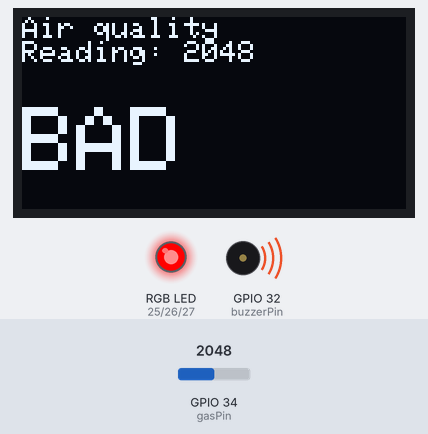
A sketch run on a simulated ESP32. Parts: 128×64 one-colour display, an RGB LED mixed from three pins (HIGH = lit), buzzer (waves = sounding, pin HIGH). The test bench sets the inputs (shaded band); at power-on: GPIO 34 (gasPin) = 2048. What the sketch prints to the serial monitor is not drawn.

Above: at 1.3 s.
1.4 s: GPIO 34 (gasPin) set to 1543
At 2.6 s:
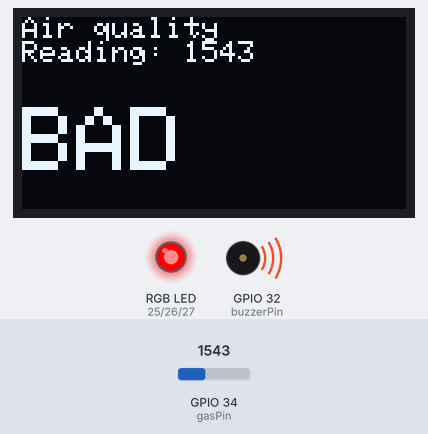
3.1 s: GPIO 34 (gasPin) set to 1469
At 4.2 s:
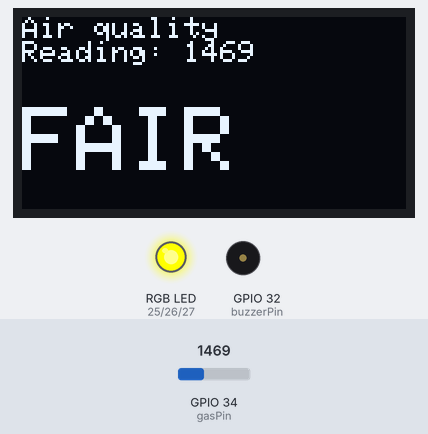
4.7 s: GPIO 34 (gasPin) set to 950
At 5.8 s:
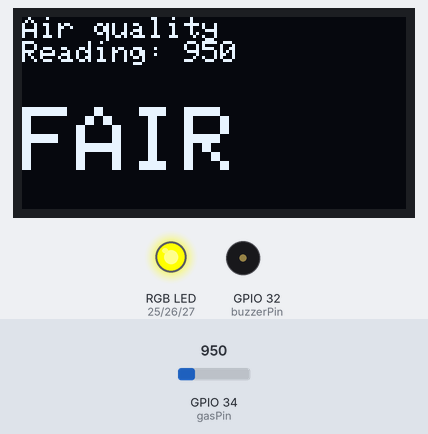
6.2 s: GPIO 34 (gasPin) set to 859
At 7.4 s:
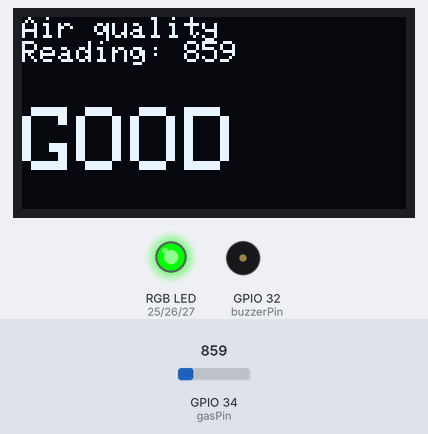
Timing chart, 0 to 8.8 s (numbered marks = the images above; inputs shaded):
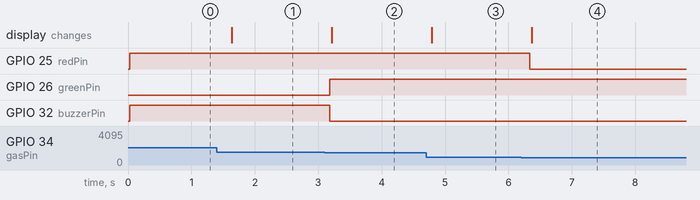

The sketch:

airquality.ino
```cpp
// বাতাসের মান (Air quality monitor) — ESP32 বোর্ড
// MQ-135 দিয়ে বাতাস মাপো: ভালো হলে সবুজ, মাঝারি হলে হলুদ, খারাপ হলে লাল আর বাজার।
// MQ-135: VCC→VIN, GND→GND। AO থেকে ১০ kΩ হয়ে D34-এ, D34 থেকে ১০ kΩ হয়ে GND-তে।
// OLED: GND→GND, VCC→3V3, SCL→D22, SDA→D21।
// RGB LED: R, G, B প্রতিটা ২২০ Ω হয়ে D25, D26, D27-এ; − পা GND-তে। বাজার: +→D32, −→GND।

#include <Wire.h>
#include <Adafruit_GFX.h>
#include <Adafruit_SSD1306.h>

const int gasPin = 34;
const int redPin = 25;
const int greenPin = 26;
const int bluePin = 27;
const int buzzerPin = 32;
const int FAIR_LEVEL = 900;        // এর বেশি: মাঝারি
const int BAD_LEVEL = 1500;        // এর বেশি: খারাপ
Adafruit_SSD1306 display(128, 64, &Wire, -1);
int lastLevel = -1;

void colour(bool red, bool green) {
  digitalWrite(redPin, red ? HIGH : LOW);
  digitalWrite(greenPin, green ? HIGH : LOW);
  digitalWrite(bluePin, LOW);
}

void setup() {
  pinMode(redPin, OUTPUT);
  pinMode(greenPin, OUTPUT);
  pinMode(bluePin, OUTPUT);
  pinMode(buzzerPin, OUTPUT);
  Serial.begin(115200);
  display.begin(SSD1306_SWITCHCAPVCC, 0x3C);
  display.setTextColor(SSD1306_WHITE);
}

void loop() {
  int value = analogRead(gasPin);
  int level = value > BAD_LEVEL ? 2 : value > FAIR_LEVEL ? 1 : 0;
  const char* words[] = {"GOOD", "FAIR", "BAD"};

  if (level == 0) colour(false, true);        // সবুজ
  else if (level == 1) colour(true, true);    // লাল + সবুজ = হলুদ
  else colour(true, false);                   // লাল
  digitalWrite(buzzerPin, level == 2 ? HIGH : LOW);

  display.clearDisplay();
  display.setTextSize(1);
  display.setCursor(0, 0);
  display.println("Air quality");
  display.print("Reading: ");
  display.println(value);
  display.setTextSize(3);
  display.setCursor(0, 30);
  display.println(words[level]);
  display.display();

  if (level != lastLevel) {
    const char* bangla[] = {"বাতাস: ভালো", "বাতাস: মাঝারি", "বাতাস: খারাপ!"};
    Serial.println(bangla[level]);
    lastLevel = level;
  }
  delay(500);
}
```

Measured:
- the behaviour switches between 1501 and 1500 on GPIO 34 (gasPin) (found by bisection; images 1 and 2)
- the behaviour switches between 901 and 900 on GPIO 34 (gasPin) (found by bisection; images 3 and 4)
- after the input at 1.4 s, the display: changes after 0.23 s (image 1)
- after the input at 3.1 s, GPIO 26 (greenPin): LOW → HIGH after 0.08 s; GPIO 32 (buzzerPin): HIGH → LOW after 0.08 s; the display: changes after 0.11 s (image 2)
- after the input at 4.7 s, the display: changes after 0.09 s (image 3)
- after the input at 6.2 s, GPIO 25 (redPin): HIGH → LOW after 0.14 s; the display: changes after 0.17 s (image 4)
